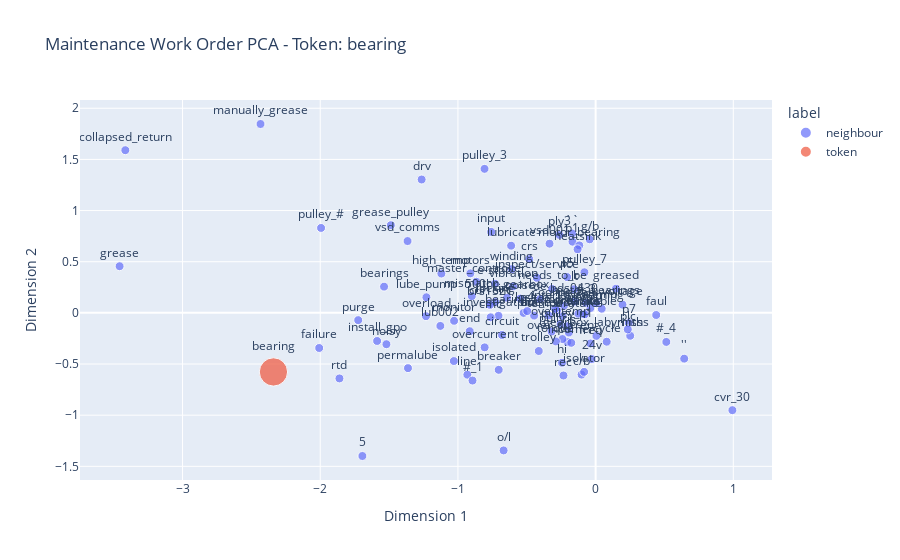

Here is the notebook cell this chart was saved with:
### Code cell
# Lets look at the representations learnt for individual words from our MWO corpus
token_to_show = "bearing"
token_to_show_sim_tokens = [
    token_sim[0] for token_sim in w2v_model.wv.most_similar(token_to_show, topn=100)
]

df_token_sims = pd.DataFrame(
    {
        "x": X_pca[:, 0],
        "y": X_pca[:, 1],
        "word": w2v_model.wv.index_to_key,
        "label": [
            "neighbour" if token != token_to_show else "token"
            for token in w2v_model.wv.index_to_key
        ],
        "size": [
            1 if token != token_to_show else 10 for token in w2v_model.wv.index_to_key
        ],
    },
    columns=["x", "y", "word", "label", "size"],
)

# Filter for neighbouring similar tokens
df_token_sims = df_token_sims[
    df_token_sims["word"].isin([token_to_show] + token_to_show_sim_tokens)
]

fig = px.scatter(
    df_token_sims,
    x="x",
    y="y",
    text="word",
    title=f"Maintenance Work Order PCA - Token: {token_to_show}",
    color="label",
    size="size",
)
fig.update_traces(textposition="top center")
fig.update_layout(xaxis_title="Dimension 1", yaxis_title="Dimension 2")
fig.show()

### Figure 1 — Plotly figure (JSON) as saved in the notebook; plotly's stock layout.template omitted (floating-point values rounded to 4 significant figures)
{"data": [{"hovertemplate": "label=neighbour<br>x=%{x}<br>y=%{y}<br>size=%{marker.size}<br>word=%{text}<extra></extra>", "legendgroup": "neighbour", "marker": {"color": "#636efa", "size": [1, 1, 1, 1, 1, 1, 1, 1, 1, 1, 1, 1, 1, 1, 1, 1, 1, 1, 1, 1, 1, 1, 1, 1, 1, 1, 1, 1, 1, 1, 1, 1, 1, 1, 1, 1, 1, 1, 1, 1, 1, 1, 1, 1, 1, 1, 1, 1, 1, 1, 1, 1, 1, 1, 1, 1, 1, 1, 1, 1, 1, 1, 1, 1, 1, 1, 1, 1, 1, 1, 1, 1, 1, 1, 1, 1, 1, 1, 1, 1, 1, 1, 1, 1, 1, 1, 1, 1, 1, 1, 1, 1, 1, 1, 1, 1, 1, 1, 1, 1], "sizemode": "area", "sizeref": 0.025, "symbol": "circle"}, "mode": "markers+text", "name": "neighbour", "orientation": "v", "showlegend": true, "text": ["collapsed_return", "grease", "manually_grease", "bearings", "failure", "rtd", "high_temp", "permalube", "line", "drv", "5", "purge", "noisy", "grease_pulley", "o/l", "overload", "e-stop", "pulley_#", "end", "circuit", "input", "trolley", "overcurrent", "monitor", "pulley_3", "over_temp", "vsd_comms", "breaker", "cooling_fan", "#_1", "master_controller", "current", "install_gpo", "warning", "investigation", "isolated", "mismatch", "lube_pump", "de", "p1", "overtemp", "needs_to_be", "500hr_gearbox", "motors", "x2", "''", "motor_bearings", "rec", "bearing_temp", "hi", "ris", "``", "lub002", "phase", "temps", "locking", "cmc", "c/b", "vibration", "isolator", "not_ready", "motor_bearing", "noise", "gearbox_labyrinths", "temperature", "over_current", "p4", "cycle", "lt", "greasing", "crs", "unavailable", "bds0430", "p5", "cvr_30", "brs1521", "lubricate", "ply3", "#_3", "miss", "loss_of_comms", "vsd001", "winding", "g/b", "voltage", "torque", "pully", "heatsink", "pulley_p1", "freq", "interlock", "p7", "plc", "#_4", "inspect/service", "incomer", "faul", "greased", "24v", "pulley_7"], "textposition": "top center", "type": "scatter", "x": [-3.416, -3.457, -2.434, -1.536, -2.008, -1.861, -1.12, -1.363, -0.9315, -1.263, -1.694, -1.724, -1.519, -1.487, -0.6682, -1.232, -0.7309, -1.994, -0.9144, -0.6796, -0.7583, -0.413, -0.8058, -1.028, -0.8068, -0.2545, -1.366, -0.7039, -0.2303, -0.8941, -0.8663, -0.7707, -1.587, 0.0443, -0.7054, -1.03, -0.8994, -1.229, -0.4031, -0.1679, -0.03779, -0.3163, -0.6434, -0.9099, -0.2052, 0.6434, 0.005248, -0.2334, -0.523, -0.2441, -0.1942, -0.1705, -1.127, -0.4467, -0.09052, -0.7286, -0.7622, -0.1019, -0.5998, -0.08342, -0.3418, -0.1185, -0.5462, 0.005787, -0.2407, -0.2408, -0.4965, 0.08052, -0.1561, -0.1257, -0.482, -0.07797, -0.1545, -0.2071, 0.9935, -0.767, -0.6136, -0.2627, -0.07283, 0.2513, -0.2798, -0.3347, -0.6076, -0.04325, 0.1954, -0.2886, -0.3196, -0.1309, -0.2058, -0.03773, -0.2942, 0.2406, 0.2338, 0.5137, -0.4267, -0.1767, 0.4403, 0.1478, -0.02899, -0.08121], "xaxis": "x", "y": [1.59, 0.4562, 1.846, 0.2565, -0.3434, -0.6407, 0.3844, -0.5402, -0.6043, 1.303, -1.399, -0.07109, -0.3063, 0.8568, -1.344, -0.03267, 0.2855, 0.8301, -0.1795, -0.216, 0.7917, -0.3726, -0.337, -0.07739, 1.408, -0.111, 0.7019, -0.5569, 0.06883, -0.6616, 0.3039, 0.09393, -0.2747, 0.04039, -0.02882, -0.471, 0.1637, 0.1524, 0.1339, 0.6957, 0.04696, 0.2333, 0.1479, 0.3862, -0.2848, -0.4475, 0.09431, -0.6122, -0.0005201, -0.487, -0.1919, 0.776, -0.1276, -0.02635, -0.0137, 0.1058, -0.04336, -0.6033, 0.2583, -0.5765, -0.0251, 0.6595, 0.1397, -0.2251, -0.03163, -0.256, 0.01756, -0.2821, 0.2312, -0.008292, 0.5247, -0.01395, 0.11, 0.3499, -0.9511, 0.07829, 0.6568, 0.7619, 0.09939, -0.2237, 0.02455, 0.6763, 0.4274, 0.719, 0.08025, -0.2791, -0.1822, 0.6215, -0.1307, -0.2993, 0.03869, -0.09972, -0.1616, -0.2842, 0.3426, -0.2928, -0.02092, 0.2364, -0.4515, 0.3968], "yaxis": "y"}, {"hovertemplate": "label=token<br>x=%{x}<br>y=%{y}<br>size=%{marker.size}<br>word=%{text}<extra></extra>", "legendgroup": "token", "marker": {"color": "#EF553B", "size": [10], "sizemode": "area", "sizeref": 0.025, "symbol": "circle"}, "mode": "markers+text", "name": "token", "orientation": "v", "showlegend": true, "text": ["bearing"], "textposition": "top center", "type": "scatter", "x": [-2.34], "xaxis": "x", "y": [-0.5773], "yaxis": "y"}], "layout": {"legend": {"itemsizing": "constant", "title": {"text": "label"}, "tracegroupgap": 0}, "title": {"text": "Maintenance Work Order PCA - Token: bearing"}, "xaxis": {"anchor": "y", "domain": [0, 1], "title": {"text": "Dimension 1"}}, "yaxis": {"anchor": "x", "domain": [0, 1], "title": {"text": "Dimension 2"}}}}
